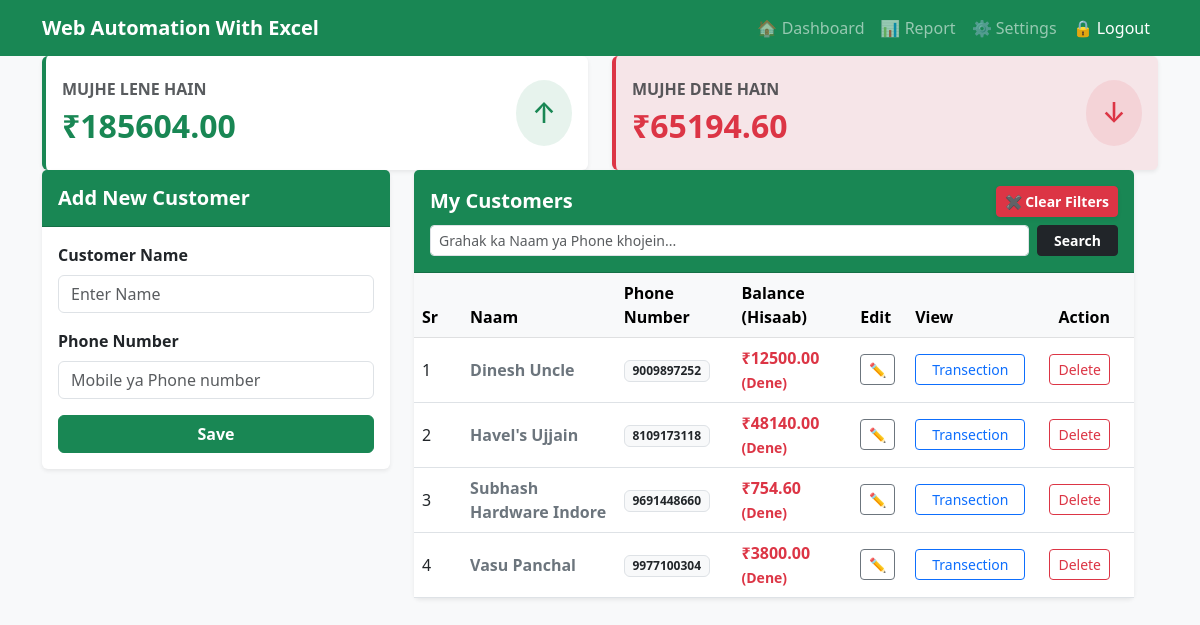
Before: /?filter=dene (signed in) with the older database file.
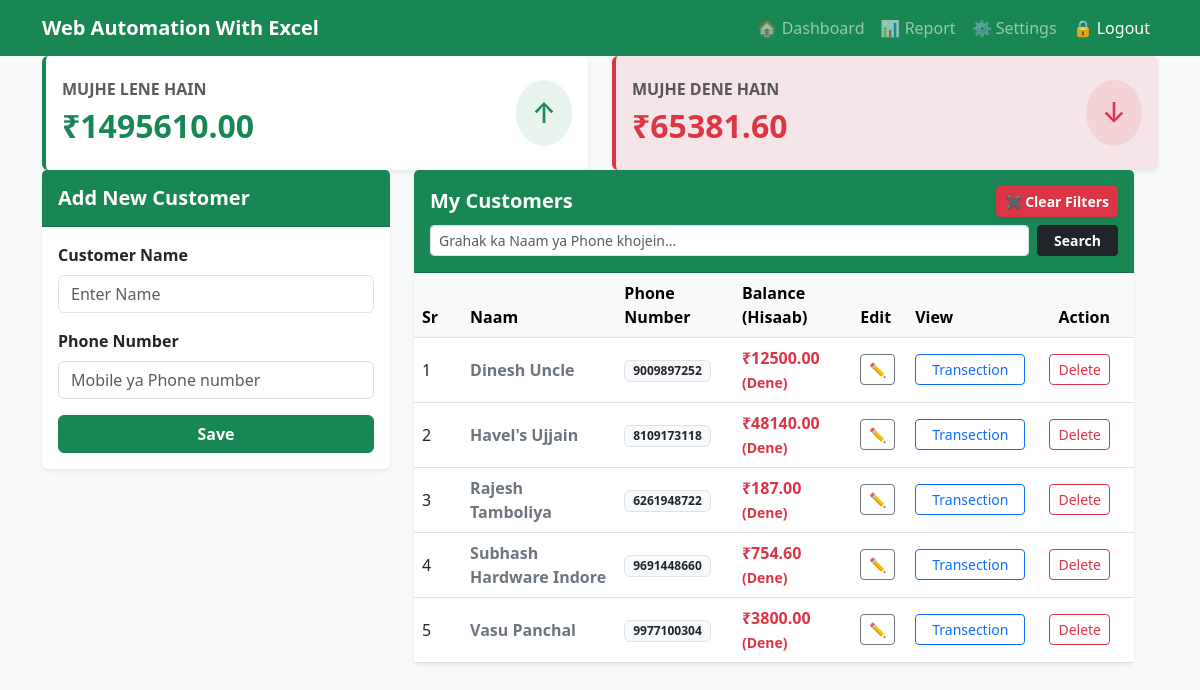
After: the same page with the newer database file.
### khata/models.py (models this page shows, shortened)
class ShopProfile(models.Model):
    user = models.OneToOneField(User, on_delete=models.CASCADE)
    shop_name = models.CharField(max_length=150, default="Meri Dukaan")
    address = models.TextField(blank=True, null=True)
    phone = models.CharField(max_length=15, blank=True, null=True)

class Customer(models.Model):
    user = models.ForeignKey(User, on_delete=models.CASCADE)
    name = models.CharField(max_length=100)
    phone = models.CharField(max_length=15)
    created_at = models.DateTimeField(auto_now_add=True)

### khata/views.py (the view)
# urls.py: path('', views.dashboard, name='dashboard'),
@login_required
def dashboard(request):
    try:
        customers = Customer.objects.filter(user=request.user).order_by('name')
        search_query = request.GET.get('search', '').strip()
        filter_type = request.GET.get('filter', 'all')
        if search_query:
            customers = customers.filter(
                Q(name__icontains=search_query) | Q(phone__icontains=search_query)
            ).order_by('name')
        total_lene_hain = 0
        total_dene_hain = 0
        filtered_customers = []
        for customer in customers:
            transactions = Transaction.objects.filter(customer=customer)
            given = sum(t.amount for t in transactions if t.trans_type == 'GIVEN')
            got = sum(t.amount for t in transactions if t.trans_type == 'GOT')
            net_balance = given - got
            if net_balance > 0:
                total_lene_hain += net_balance
            elif net_balance < 0:
                total_dene_hain += abs(net_balance)
            customer.balance = net_balance
            customer.abs_balance = abs(net_balance)
            if filter_type == 'lene' and net_balance <= 0:
                continue
            if filter_type == 'dene' and net_balance >= 0:
                continue
            customer.b64_id = base64.b64encode(str(customer.id).encode('utf-8')).decode('utf-8')
            filtered_customers.append(customer)
        context = {
            'customers': filtered_customers,
            'total_lene_hain': total_lene_hain,
            'total_dene_hain': total_dene_hain,
            'current_filter': filter_type,
            'search_query': search_query, # Template me search text wapas dikhane ke liye
        }
        return render(request, 'khata/dashboard.html', context)
    except Exception as e:
        messages.error(request, f"Dashboard load karne me error aayi: {str(e)}")
        return render(request, 'khata/error.html')

### khata/templates/khata/dashboard.html (shortened to what this page needs)
{% extends 'khata/base.html' %}
{% block content %}
<div class="row mb-4">
    <a href="?filter=lene" class="text-decoration-none col-md-6 mb-3 mb-md-0">
        <div
            class="card shadow-sm border-0 border-start border-success border-4 h-100 {% if current_filter == 'lene' %}bg-success bg-opacity-10{% endif %}">
            <div class="card-body py-4 d-flex justify-content-between align-items-center">
                <div>
                    <h6 class="text-muted fw-bold text-uppercase mb-2">Mujhe Lene Hain</h6>
                    <h2 class="mb-0 text-success fw-bold">₹{{ total_lene_hain|stringformat:".2f" }}</h2>
                </div>
                <div class="bg-success bg-opacity-10 p-3 rounded-circle">
                    <h3 class="mb-0 text-success">↑</h3>
                </div>
            </div>
        </div>
    </a>
    <a href="?filter=dene" class="text-decoration-none col-md-6">
        <div
            class="card shadow-sm border-0 border-start border-danger border-4 h-100 {% if current_filter == 'dene' %}bg-danger bg-opacity-10{% endif %}">
            <div class="card-body py-4 d-flex justify-content-between align-items-center">
                <div>
                    <h6 class="text-muted fw-bold text-uppercase mb-2">Mujhe Dene Hain</h6>
                    <h2 class="mb-0 text-danger fw-bold">₹{{ total_dene_hain|stringformat:".2f" }}</h2>
                </div>
                <div class="bg-danger bg-opacity-10 p-3 rounded-circle">
                    <h3 class="mb-0 text-danger">↓</h3>
                </div>
            </div>
        </div>
    </a>
<div class="row">
    <div class="col-md-4 mb-4">
        <div class="card shadow-sm border-0">
            <div class="card-header bg-success text-white py-3">
                <h5 class="card-title mb-0 fw-bold">Add New Customer</h5>
            </div>
            <div class="card-body">
                <form action="{% url 'add_customer' %}" method="POST">
                    <div class="mb-3">
                        <label class="form-label fw-semibold">Customer Name</label>
                        <input type="text" name="name" class="form-control" placeholder="Enter Name" required>
                    </div>
                    <div class="mb-3">
                        <label class="form-label fw-semibold">Phone Number</label>
                        <input type="text" name="phone" class="form-control" placeholder="Mobile ya Phone number"
                            required>
                    </div>
                    <button type="submit" class="btn btn-success w-100 fw-bold">Save</button>
                </form>
            </div>
        </div>
    </div>
    <div class="col-md-8">
        <div class="card shadow-sm border-0">
            <div class="card-header bg-success text-white py-3">
                <div class="d-flex justify-content-between align-items-center mb-2">
                    <h5 class="card-title mb-0 fw-bold">My Customers</h5>
                    {% if current_filter != 'all' or search_query %}
                    <a href="{% url 'dashboard' %}" class="btn btn-sm btn-danger fw-bold shadow-sm">✖ Clear Filters</a>
                    {% endif %}
                </div>
                <form method="GET" action="{% url 'dashboard' %}" class="d-flex mt-2">
                    <input type="text" name="search" class="form-control form-control-sm me-2"
                        placeholder="Grahak ka Naam ya Phone khojein..." value="{{ search_query }}">
                    <button type="submit" class="btn btn-sm btn-dark px-3 fw-bold">Search</button>
                </form>
            </div>
            <div class="card-body p-0">
                <div class="table-responsive">
                    <table class="table table-hover align-middle mb-0">
                        <thead class="table-light">
                            <tr>
                                <th>Sr</th>
                                <th class="ps-4">Naam</th>
                                <th>Phone Number</th>
                                <th>Balance (Hisaab)</th>
                                <th>Edit</th>
                                <th>View</th>
                                <th class="text-end pe-4">Action</th>
                            </tr>
                        </thead>
                        <tbody>
                            {% for customer in customers %}
                           <tr>
                                <td>{{forloop.counter}}</td>
                                <td class="ps-4 fw-semibold text-secondary">{{ customer.name }}</td>
                                <td><span class="badge bg-light text-dark border">{{ customer.phone }}</span></td>
                                <td class="fw-bold">
                                    {% if customer.balance > 0 %}
                                    <span class="text-success">₹{{ customer.balance|stringformat:".2f" }}
                                        <small>(Lene)</small></span>
                                    {% elif customer.balance < 0 %} <span class="text-danger">₹{{customer.abs_balance|stringformat:".2f" }} <small>(Dene)</small></span>
                                        {% else %}
                                        <span class="text-muted">₹0.00 <small>(Clear)</small></span>
                                        {% endif %}
                                </td>
                                <td>
                                    <a href="{% url 'edit_customer' customer.b64_id %}"
                                        class="btn btn-sm btn-outline-secondary me-1" title="Edit Customer">✏️</a>
                                </td>
                                <td><a href="{% url 'customer_detail' customer.id %}"
                                        class="btn btn-sm btn-outline-primary px-3 me-2">Transection</a></td>
                                <td class="text-end table-actions pe-4 text-nowrap">
                                    <form action="{% url 'delete_customer' customer.id %}" method="POST"
                                        class="d-inline delete-form">
                                        <button type="submit" class="btn btn-sm btn-outline-danger">Delete</button>
                                    </form>
                                </td>
                            </tr>
                            {% endfor %}
                        </tbody>
                    </table>
                </div>
            </div>
        </div>
    </div>
</div>
{% endblock %}

### khata/templates/khata/base.html (shortened to what this page needs)
<!DOCTYPE html>
<html lang="en">
<head>
    <link href="https://cdn.jsdelivr.net/npm/bootstrap@5.3.0/dist/css/bootstrap.min.css" rel="stylesheet">
</head>
<body class="bg-light">
    <nav class="navbar navbar-expand-lg navbar-dark bg-success text-light">
    <div class="container">
        <a class="navbar-brand fw-bold" href="{% url 'dashboard' %}">
            {{ request.user.shopprofile.shop_name|default:"OkCredit" }}
        </a>
        <div class="collapse navbar-collapse" id="navbarNav">
            <ul class="navbar-nav ms-auto">
                <li class="nav-item">
                    <a class="nav-link" href="{% url 'dashboard' %}">🏠 Dashboard</a>
                </li>
                <li class="nav-item">
                    <a class="nav-link" href="{% url 'report_page' %}">📊 Report</a>
                </li>
                <li class="nav-item">
                    <a class="nav-link" href="{% url 'shop_profile' %}">⚙️ Settings</a>
                </li>
                <li class="nav-item">
                    <form action="{% url 'logout' %}" method="POST" class="d-inline">
                        <button type="submit" class="nav-link btn btn-link text-white">🔒 Logout</button>
                    </form>
                </li>
            </ul>
        </div>
    </div>
</nav>
    <div class="container">
        {% block content %}
        {% endblock %}
    </div>
</body>
</html>
</body>
</html>

Changed rows visible on the page:
added Customer: name "Rajesh Tamboliya", phone "6261948722", abs_balance "187.00"
Other visible differences:
{{ total_lene_hain|stringformat:".2f" }}: "185604.00" → "1495610.00"
{{ total_dene_hain|stringformat:".2f" }}: "65194.60" → "65381.60"
